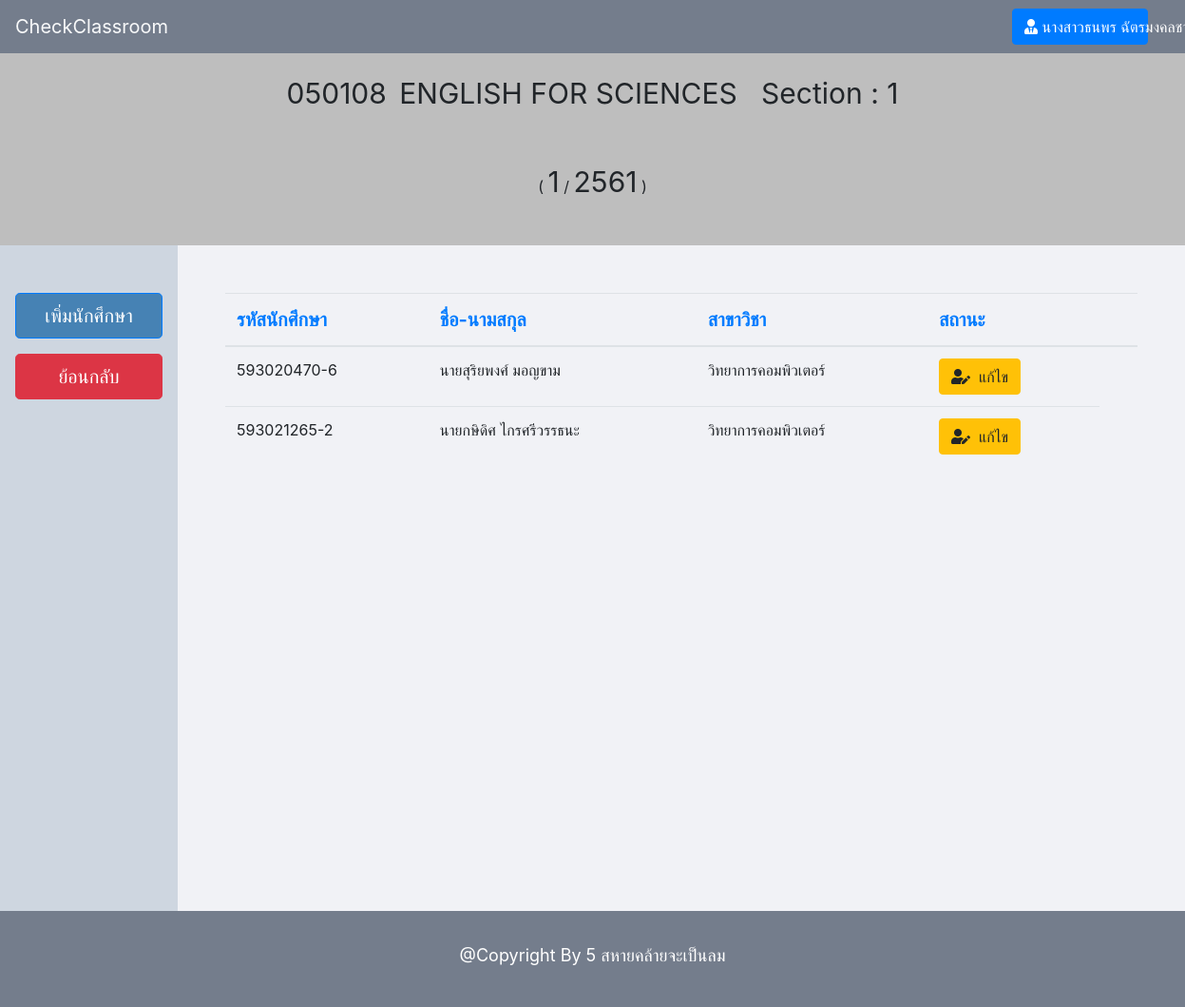
/admin/detail_class.php?id=15&c_id=050108&c_sec=1 (signed in), run on the app's committed database.
### tables this page shows
CREATE TABLE `enroll` (
  `enroll_id` int(10) NOT NULL,
  `c_id` varchar(10) NOT NULL,
  `c_name` varchar(255) NOT NULL,
  `c_sec` int(3) NOT NULL,
  `c_year` varchar(20) NOT NULL,
  `c_term` int(1) NOT NULL,
  `l_name` varchar(50) DEFAULT NULL,
  `l_username` varchar(30) DEFAULT NULL,
  `t_username` varchar(50) DEFAULT NULL,
  `t_name` varchar(100) DEFAULT NULL,
  `s_id` varchar(30) NOT NULL,
  `s_name` varchar(50) NOT NULL,
  `s_department` varchar(30) NOT NULL
);

### admin/detail_class.php (the view, shortened to what this page needs)
<?php
	include '../connect.php';
	$stmt2=$pdo->prepare("SELECT * FROM classroom WHERE id = ?");
	$stmt2->bindParam(1,$_GET['id']);
	$stmt2->execute();
	while ($row2=$stmt2->fetch()) {
		$rowCID['c_id'] =  $row2['c_id'];
		$rowCNAME['c_name'] = $row2['c_name'];
		$rowCTERM['c_term'] = $row2['c_term'];
		$rowCSEC['c_sec'] = $row2['c_sec'];
		$rowCYEAR['c_year'] = $row2['c_year'];
	}
	$stmt5 = $pdo->prepare("SELECT * FROM ta WHERE t_username = ?");
	$stmt5->bindParam(1,$_SESSION["username"]);
	$stmt5->execute();
	while ($row5=$stmt5->fetch()) {
	 	$rowName1["t_name"] = $row5["t_name"];
	 }
	$stmt7 = $pdo->prepare("SELECT * FROM enroll WHERE c_id = ? AND c_sec = ? AND c_term = ? AND c_year = ? AND c_name = ?");
	$stmt7->bindParam(1,$rowCID['c_id']);
	$stmt7->bindParam(2,$rowCSEC['c_sec']);
	$stmt7->bindParam(3,$rowCTERM['c_term']);
	$stmt7->bindParam(4,$rowCYEAR['c_year']);
	$stmt7->bindParam(5,$rowCNAME['c_name']);
	$stmt7->execute();
	if (!empty($_SESSION['username']) && $_SESSION['permission'] == 1 || $_SESSION['permission'] == 2) { ?>
<!DOCTYPE html>
<html>
<head>
	<link rel="stylesheet" href="https://maxcdn.bootstrapcdn.com/bootstrap/4.0.0/css/bootstrap.min.css">
	<link rel="stylesheet" href="https://use.fontawesome.com/releases/v5.7.2/css/all.css">
	<link rel="stylesheet" type="text/css" href="../style.css">
</head>
<body>
	<?php if ($_SESSION['permission'] == 1) { ?>
	<nav class="navbar sticky-top navbar-light navbar-expand-lg" style="background-color: #747d8c;">
 		<a class="navbar-brand text-light" href="admin_home.php">CheckClassroom</a>
  		<button class="navbar-toggler" type="button" data-toggle="collapse" data-target="#navbarSupportedContent" aria-controls="navbarSupportedContent" aria-expanded="false" aria-label="Toggle navigation">
    		<span class="navbar-toggler-icon"></span>
    	</button>
		  <div class="collapse navbar-collapse" id="navbarSupportedContent" >
		    <ul class="navbar-nav mr-auto">
		    	<!--
		      <li class="nav-item active">
		        <a class="nav-link" href="#" style="color: #D3D3D3" >Home <span class="sr-only">(current)</span></a>
		      </li>
		      <li class="nav-item">
		        <a class="nav-link" href="#" style="color: #D3D3D3" >Link</a>
		      </li>
		      <li class="nav-item dropdown">
		        <a class="nav-link dropdown-toggle" href="#" id="navbarDropdown" role="button" data-toggle="dropdown" aria-haspopup="true" aria-expanded="false" style="color: #D3D3D3" >
		          Dropdown
		        </a>
		        <div class="dropdown-menu" aria-labelledby="navbarDropdown">
		          <a class="dropdown-item" href="#">Action</a>
		          <a class="dropdown-item" href="#">Another action</a>
		          <div class="dropdown-divider"></div>
		          <a class="dropdown-item" href="#">Something else here</a>
		        </div>
		      </li>
		      <li class="nav-item">
		        <a class="nav-link disabled" href="#" style="color: #D3D3D3" >Disabled</a>
		      </li> -->
		    </ul>
		    <div class="form-inline my-2 my-lg-0 mr-sm-2 col-md-2">
		    	<a href="" class="btn btn-primary  dropdown-toggle col-12" data-toggle="dropdown" aria-haspopup="true" aria-expanded="false"> <i class="fas fa-user-tie"></i> <?= $rowName["l_name"] ?> </a>
		    	<div class="dropdown-menu col-10">
		    		<button class="dropdown-item" data-target="#profile" data-toggle="modal"> ข้อมูลส่วนตัว </button>
		    		<button class="dropdown-item" data-target="#editProfile" data-toggle="modal"> แก้ไขข้อมูลส่วนตัว </button>
		    		<div class="dropdown-divider"></div>
		    		<a href="../admin/admin_logout.php" class="dropdown-item" id="logout_button"> ออกจากระบบ </a>
		    	</div>
		    </div>
		  </div>
	</nav>
	<div class="modal fade" id="profile" tabindex="-1" role="dialog" aria-labelledby="exampleModalLabel" aria-hidden="true">
		  <div class="modal-dialog modal-dialog-centered" role="document">
		    <div class="modal-content " style="box-shadow: 0px 0px 50px 25px #1e272e;">
		      <div class="modal-header">
		        <h3 class="modal-title" id="exampleModalLabel">Profile</h3>
		        <button type="button" class="close" data-dismiss="modal" aria-label="Close">
		          <span aria-hidden="true">&times;</span>
		        </button>
		      </div>
		      	<div class="modal-body" style="padding: 20px;">
			       <div class="form-group">
			       		<label class="text-primary" style="font-size: 20px;"> ชื่อผู้ใช้ </label>
			       		<input type="text" name="username" class="form-control" value="<?=$rowUser['l_username']?>" readonly>
			       </div>
			       <div class="form-group">
			       		<label class="text-primary" style="font-size: 20px;"> ชื่อ - นามสกุล </label>
			       		<input type="text" name="username" class="form-control" value="<?=$rowName['l_name']?>" readonly>
			       </div>
		      	</div>
		      <div class="modal-footer">
		        <button type="button" class="btn btn-secondary" data-dismiss="modal">Close</button>
		      </div>
		    </div>
		  </div>
		</div>
	<form action="edit_profile.php" method="post" name="edit_profile" onSubmit="JavaScript:return editSubmit();">
	<div class="modal fade" id="editProfile" tabindex="-1" role="dialog" aria-labelledby="exampleModalLabel" aria-hidden="true">
		  <div class="modal-dialog modal-dialog-centered" role="document">
		    <div class="modal-content " style="box-shadow: 0px 0px 50px 25px #1e272e;">
		      <div class="modal-header">
		        <h3 class="modal-title" id="exampleModalLabel">Profile</h3>
		        <button type="button" class="close" data-dismiss="modal" aria-label="Close">
		          <span aria-hidden="true">&times;</span>
		        </button>
		      </div>
		      	<div class="modal-body" style=" padding: 50px;">
			       <div class="form-group">
			       		<label class="text-primary" style="font-size: 20px;"> ชื่อผู้ใช้ </label>
			       		<input type="text" name="username" class="form-control" value="<?=$rowUser['l_username']?>" readonly>
			       </div>
			       <div class="form-group">
			       		<label class="text-primary" style="font-size: 20px;"> ชื่อ - นามสกุล </label>
			       		<input type="text" name="name" class="form-control" value="<?=$rowName['l_name']?>">
			       </div>
			        <div class="form-group">
			       		<label class="text-primary" style="font-size: 20px;"> รหัสผ่าน </label>
			       		<input type="text" name="password" class="form-control" value="<?=$rowPassword['l_password']?>">
			       </div>
		      </div>
		      <div class="modal-footer">
		        <button type="button" class="btn btn-secondary" data-dismiss="modal">Close</button>
		        <button type="submit" class="btn btn-primary" id="edit_submit"> Submit </button>
		      </div>
		    </div>
		  </div>
		</div>
	</form>
	<?php } elseif ($_SESSION['permission'] == 2) { ?>
	<nav class="navbar sticky-top navbar-light navbar-expand-lg" style="background-color: #747d8c;">
 		<a class="navbar-brand text-light" href="admin_home.php">CheckClassroom</a>
		  <div class="collapse navbar-collapse" id="navbarSupportedContent" >
		    <div class="form-inline my-2 my-lg-0 mr-sm-2 col-md-2">
		    	<a href="" class="btn btn-primary  dropdown-toggle col-12" data-toggle="dropdown" aria-haspopup="true" aria-expanded="false"> <i class="fas fa-user-tie"></i> <?= $rowName1["t_name"] ?> </a>
		    </div>
		  </div>
	</nav>
	<?php } ?>
	<div style="min-height: 850px;background-color: #ecf0f1;">
		<div style="background-color: #BEBEBE; padding-top: 20px; padding-bottom: 20px;">
						<div class="form-group" style="text-align: center;">
							<label style="font-size: 30px;"> <?= $rowCID['c_id'] ?> </label> &nbsp; <label style="font-size: 30px;">  <?= $rowCNAME['c_name'] ?> &nbsp; Section : <?=$rowCSEC['c_sec']?></label>
						</div><br>
						<div class="form-group" style="text-align: center;">
							(&nbsp;<label style="font-size: 30px;"><?=$rowCTERM['c_term']?></label>&nbsp;/&nbsp;<label style="font-size: 30px;"><?=$rowCYEAR['c_year']?></label>&nbsp;)
						</div>
					</div>
		<div style="display: flex;">
					<div style="background-color: #ced6e0; min-height: 700px;width: 300px; padding-top: 50px;padding-bottom: 50px;">
						<div class="form-group mb-3 justify-content-center" style="text-align: center; ">
							<button id="add_student_button" data-target="#addStd" data-toggle="modal" class="btn btn-primary btn-lg col-10" style="background-color: #4682B4;"> เพิ่มนักศึกษา </button>
						</div>
						<div class="form-group mb-3 justify-content-center" style="text-align: center;">
							<a href="admin_home.php" class="btn btn-danger btn-lg col-10"> ย้อนกลับ </a>
						</div>
					</div>
					<div style="background-color:#f1f2f6;min-width: 85%;min-height: 500px;padding: 50px;">
						<table class="table table-hover">
							<thead class="text-primary" style="font-size: 20px;">
								<tr>
									<th>รหัสนักศึกษา</th>
									<th>ชื่อ-นามสกุล</th>
									<th>สาขาวิชา</th>
									<th>สถานะ</th>
									<th></th>
								</tr>
							</thead>
							<tbody style="font-size: 16px;">
								<?php while ($row7=$stmt7->fetch()) { ?>
									<tr>
										<td><?=$row7['s_id']?></td>
										<td><?=$row7['s_name']?></td>
										<td><?=$row7['s_department']?></td>
										<td>
											<button class="btn btn-warning" data-toggle="modal" data-target="#edit_student<?=$row7['s_id']?>"><i class="fas fa-user-edit"></i>&nbsp;&nbsp;แก้ไข</button>
										</td>
									</tr>
								<?php } ?>
							</tbody>
						</table>
					</div>
			</div>
				    </div>
	<footer style="background-color: #747d8c; padding: 24px;">
		<div style="text-align: center;">
			<label style="font-size: 18px; color: white; padding: 9px;">@Copyright By 5 สหายคล้ายจะเป็นลม</label>
		</div>
	</footer>
</body>
</html>
<?php } else {
		setcookie('wrong_login',1,time()+10,'/');
		echo "<script type='text/javascript'> window.location.href = '../index.php';</script>";
	} ?>

### data on the page
enroll: s "593020470-6", s_name "นายสุริยพงศ์ มอญขาม", s_department "วิทยาการคอมพิวเตอร์"
enroll: s "593021265-2", s_name "นายกษิดิศ ไกรศรีวรรธนะ", s_department "วิทยาการคอมพิวเตอร์"

### other printed values
$rowName1["t_name"] "นางสาวธนพร…"
$rowCID['c_id'] "050108"
$rowCNAME['c_name'] "ENGLISH FOR SCIENCES"
$rowCSEC['c_sec'] "1"
$rowCTERM['c_term'] "1"
$rowCYEAR['c_year'] "2561"
